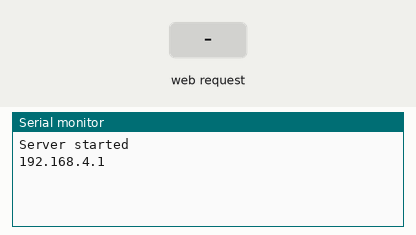
The sketch below on a simulated ESP8266 (NodeMCU). Shown: the last lines printed to the serial monitor. The test bench sets the inputs (shaded band).

Above: at 1.2 s.
1.3 s: HTTP request GET /5/on received
At 2.2 s:
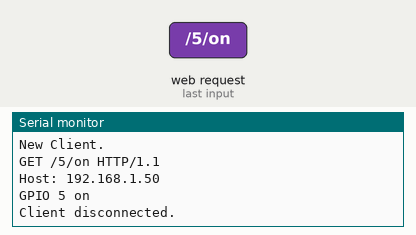
2.8 s: HTTP request GET /5/off received
At 3.3 s:
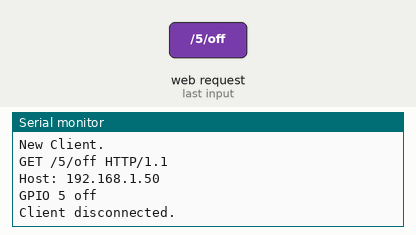
4.3 s: HTTP request GET /off received
At 5.6 s:
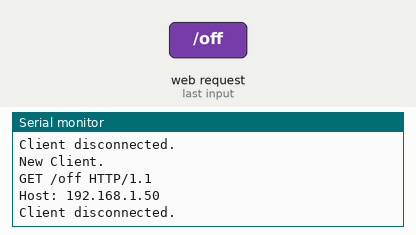

Measured:
- after the input at 1.3 s, the serial monitor: prints a new line at once (image 1)
- after the input at 2.8 s, the serial monitor: prints a new line at once (image 2)
- after the input at 4.3 s, the serial monitor: prints a new line at once (image 3)

The sketch:

Control_Leds.ino
```cpp
#include <ESP8266WiFi.h>


const char* ssid = "ESP_PIRATA2";
const char* password = "12345678";
WiFiServer server(80);

void setup() {
  // put your setup code here, to run once:
  Serial.begin(9600);

  IPAddress staticIP(192, 168, 4, 2); // IP set to Static
  IPAddress gateway(192, 168, 4, 1);// gateway set to Static
  IPAddress subnet(255, 255, 255, 0);// subnet set to Static

  WiFi.mode(WIFI_AP);// Working mode only as Acess Point

  WiFi.softAP(ssid, password, 2, 0);
  WiFi.config(staticIP, gateway, subnet);

  server.begin();

  Serial.println("Server started");
  Serial.println(WiFi.softAPIP());
}

// Variable to store the HTTP request
String header;

// Auxiliar variables to store the current output state
String output5State = "off";
String output4State = "off";

// Assign output variables to GPIO pins
const int output5 = 5;
const int output4 = 4;

// Current time
unsigned long currentTime = millis();
// Previous time
unsigned long previousTime = 0;
// Define timeout time in milliseconds (example: 2000ms = 2s)
const long timeoutTime = 2000;


void loop() {
  WiFiClient client = server.available();   // Listen for incoming clients

  if (client) {                             // If a new client connects,
    Serial.println("New Client.");          // print a message out in the serial port
    String currentLine = "";                // make a String to hold incoming data from the client
    currentTime = millis();
    previousTime = currentTime;
    while (client.connected() && currentTime - previousTime <= timeoutTime) { // loop while the client's connected
      currentTime = millis();
      if (client.available()) {             // if there's bytes to read from the client,
        char c = client.read();             // read a byte, then
        Serial.write(c);                    // print it out the serial monitor
        header += c;
        if (c == '\n') {                    // if the byte is a newline character
          // if the current line is blank, you got two newline characters in a row.
          // that's the end of the client HTTP request, so send a response:
          if (currentLine.length() == 0) {
            // HTTP headers always start with a response code (e.g. HTTP/1.1 200 OK)
            // and a content-type so the client knows what's coming, then a blank line:
            client.println("HTTP/1.1 200 OK");
            client.println("Content-type:text/html");
            client.println("Connection: close");
            client.println();

            // turns the GPIOs on and off
            if (header.indexOf("GET /5/on") >= 0) {
              Serial.println("GPIO 5 on");
              output5State = "on";
              digitalWrite(output5, HIGH);
            } else if (header.indexOf("GET /5/off") >= 0) {
              Serial.println("GPIO 5 off");
              output5State = "off";
              digitalWrite(output5, LOW);
            } else if (header.indexOf("GET /4/on") >= 0) {
              Serial.println("GPIO 4 on");
              output4State = "on";
              digitalWrite(output4, HIGH);
            } else if (header.indexOf("GET /4/off") >= 0) {
              Serial.println("GPIO 4 off");
              output4State = "off";
              digitalWrite(output4, LOW);
            }

            // Display the HTML web page
            client.println("<!DOCTYPE html><html>");
            client.println("<head><meta name=\"viewport\" content=\"width=device-width, initial-scale=1\">");
            client.println("<link rel=\"icon\" href=\"data:,\">");
            // CSS to style the on/off buttons
            // Feel free to change the background-color and font-size attributes to fit your preferences
            client.println("<style>html { font-family: Helvetica; display: inline-block; margin: 0px auto; text-align: center;}");
            client.println(".button { background-color: #195B6A; border: none; color: white; padding: 16px 40px;");
            client.println("text-decoration: none; font-size: 30px; margin: 2px; cursor: pointer;}");
            client.println(".button2 {background-color: #77878A;}</style></head>");

            // Web Page Heading
            client.println("<body><h1>ESP8266 Web Server</h1>");

            // Display current state, and ON/OFF buttons for GPIO 5
            client.println("<p>GPIO 5 - State " + output5State + "</p>");
            // If the output5State is off, it displays the ON button
            if (output5State == "off") {
              client.println("<p><a href=\"/5/on\"><button class=\"button\">ON</button></a></p>");
            } else {
              client.println("<p><a href=\"/5/off\"><button class=\"button button2\">OFF</button></a></p>");
            }

            // Display current state, and ON/OFF buttons for GPIO 4
            client.println("<p>GPIO 4 - State " + output4State + "</p>");
            // If the output4State is off, it displays the ON button
            if (output4State == "off") {
              client.println("<p><a href=\"/4/on\"><button class=\"button\">ON</button></a></p>");
            } else {
              client.println("<p><a href=\"/4/off\"><button class=\"button button2\">OFF</button></a></p>");
            }
            client.println("</body></html>");

            // The HTTP response ends with another blank line
            client.println();
            // Break out of the while loop
            break;
          } else { // if you got a newline, then clear currentLine
            currentLine = "";
          }
        } else if (c != '\r') {  // if you got anything else but a carriage return character,
          currentLine += c;      // add it to the end of the currentLine
        }
      }
    }
    // Clear the header variable
    header = "";
    // Close the connection
    client.stop();
    Serial.println("Client disconnected.");
    Serial.println("");
  }
}
```
